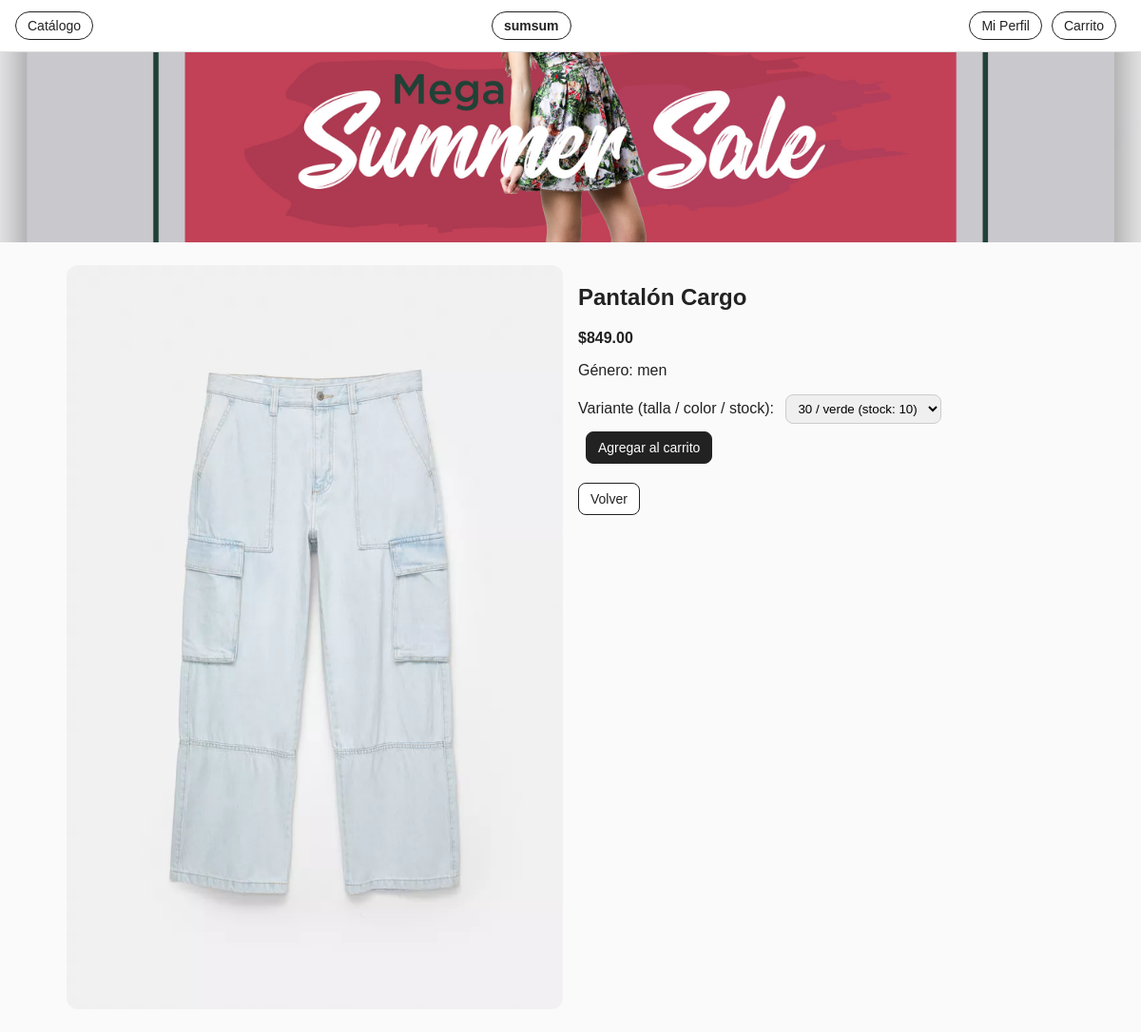
The app's page /product.php?id=3 with its own data.
### tables this page shows
CREATE TABLE `productos` (
  `id` int(11) NOT NULL,
  `nombre` varchar(120) NOT NULL,
  `precio` decimal(10,2) NOT NULL,
  `genero` enum('men','women','unisex') NOT NULL DEFAULT 'unisex',
  `imagen` varchar(255) DEFAULT NULL,
  `activo` tinyint(1) NOT NULL DEFAULT 1,
  `creado_en` timestamp NOT NULL DEFAULT current_timestamp()
);

### product.php (the view, shortened to what this page needs)
<?php
$pdo = db();
$id = isset($_GET['id']) ? (int)$_GET['id'] : 0;
$stmt = $pdo->prepare("SELECT id, nombre, precio, genero, imagen FROM productos WHERE id=? AND activo=1");
$stmt->execute([$id]);
$product = $stmt->fetch();
$variants = [];
if ($product) {
  $st = $pdo->prepare("SELECT id, talla, color, stock FROM variantes WHERE producto_id=? ORDER BY talla, color");
  $st->execute([$id]);
  $variants = $st->fetchAll();
}
function money($n){ return '$'.number_format((float)$n, 2); }
?>
<!doctype html>
<html lang="es">
<head>
  <link rel="stylesheet" href="assets/styles.css">
</head>
<body>
  <nav class="nav">
    <div><a href="catalog.php">Catálogo</a></div>
    <a href="index.php" class="brand">sumsum</a>
    <div><a href="#">Mi Perfil</a><a href="cart.php">Carrito</a></div>
  </nav>
  <img src="assets/banner1.jpg" alt="SALE" class="banner">
  <div class="container">
    <?php if(!$product): ?>
      <div style="grid-column:1/-1">
        <h2>Producto no encontrado</h2>
        <p><a class="btn" href="catalog.php">Volver al catálogo</a></p>
      </div>
    <?php else: ?>
      <div class="grid" style="grid-template-columns:1fr 1fr;">
        <div>
          <img src="<?= htmlspecialchars($product['imagen']) ?>"
               alt="<?= htmlspecialchars($product['nombre']) ?>"
               style="width:100%; border-radius:12px;">
        </div>
        <div>
          <h2><?= htmlspecialchars($product['nombre']) ?></h2>
          <p><strong><?= money($product['precio']) ?></strong></p>
          <p>Género: <?= htmlspecialchars($product['genero']) ?></p>
          <form method="post" action="cart.php" style="margin-top:12px;">
            <label for="variant">Variante (talla / color / stock):</label>
            <select id="variant" name="variant_id"
                    style="margin-left:8px; padding:6px 8px; border-radius:8px; border:1px solid #ccc;" required>
              <?php foreach ($variants as $v): ?>
                <option value="<?= (int)$v['id'] ?>" <?= (int)$v['stock']===0 ? 'disabled' : '' ?>>
                  <?= htmlspecialchars($v['talla']) ?><?= $v['color'] ? ' / '.htmlspecialchars($v['color']) : '' ?>
                </option>
              <?php endforeach; ?>
            </select>
            <button type="submit" class="btn" style="margin-left:8px;">Agregar al carrito</button>
          </form>
          <p style="margin-top:12px;">
            <a href="catalog.php" class="btn" style="background:#fff;color:#222;">Volver</a>
          </p>
        </div>
      </div>
    <?php endif; ?>
  </div>
</body>
</html>

### assets/styles.css (style rules this page uses)
* { box-sizing: border-box; }
body { font-family: Arial, sans-serif; margin:0; background:#fafafa; color:#222; }
.nav { display:flex; justify-content:space-between; align-items:center; padding:12px 16px; border-bottom:1px solid #ddd; background:#fff; position:sticky; top:0; }
.nav a { margin-right:10px; padding:6px 12px; border:1px solid #222; border-radius:999px; text-decoration:none; color:#222; font-size:14px; }
.brand { font-weight: bold; font-size: 20px; text-decoration: none; color: #000; border: none; }
.banner { width:100%; max-height:200px; object-fit:cover; }
.container { max-width:1100px; margin:0 auto; padding:20px; }
.grid { display:grid; grid-template-columns:repeat(auto-fill, minmax(200px,1fr)); gap:16px; }
.btn { display:inline-block; margin-top:8px; padding:8px 12px; border:1px solid #222; border-radius:8px; background:#222; color:#fff; text-decoration:none; font-size:14px; }

### records on screen
productos: imagen (picture), nombre "Pantalón Cargo", precio "$849.00", genero "men"

### other values on screen
form field variant_id "30 / verde (stock: 10)"
